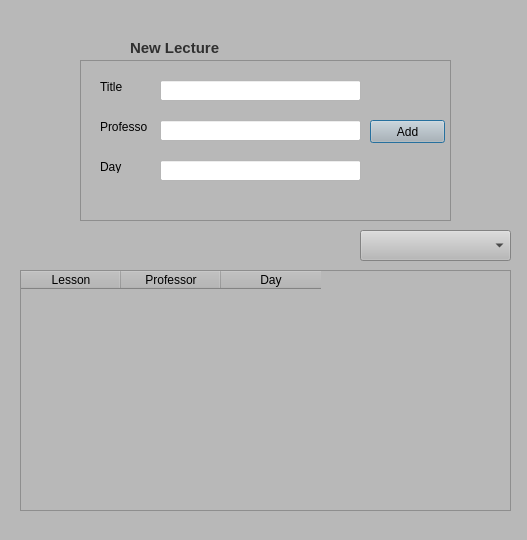
<?xml version="1.0" encoding="UTF-8"?>
<ui version="4.0">
 <class>Dialog</class>
 <widget class="QDialog" name="Dialog">
  <property name="geometry">
   <rect>
    <x>0</x>
    <y>0</y>
    <width>527</width>
    <height>540</height>
   </rect>
  </property>
  <property name="windowTitle">
   <string>Dialog</string>
  </property>
  <property name="styleSheet">
   <string notr="true">background:lightgrey;</string>
  </property>
  <widget class="QFrame" name="frame">
   <property name="geometry">
    <rect>
     <x>-10</x>
     <y>-10</y>
     <width>661</width>
     <height>591</height>
    </rect>
   </property>
   <property name="styleSheet">
    <string notr="true">background:rgb(184,184,184)

;</string>
   </property>
   <property name="frameShape">
    <enum>QFrame::StyledPanel</enum>
   </property>
   <property name="frameShadow">
    <enum>QFrame::Raised</enum>
   </property>
   <widget class="QFrame" name="addForm">
    <property name="geometry">
     <rect>
      <x>90</x>
      <y>70</y>
      <width>371</width>
      <height>161</height>
     </rect>
    </property>
    <property name="styleSheet">
     <string notr="true"/>
    </property>
    <property name="frameShape">
     <enum>QFrame::StyledPanel</enum>
    </property>
    <property name="frameShadow">
     <enum>QFrame::Raised</enum>
    </property>
    <widget class="QPushButton" name="addButton">
     <property name="geometry">
      <rect>
       <x>290</x>
       <y>60</y>
       <width>75</width>
       <height>23</height>
      </rect>
     </property>
     <property name="text">
      <string>Add</string>
     </property>
    </widget>
    <widget class="QLineEdit" name="professor">
     <property name="geometry">
      <rect>
       <x>80</x>
       <y>60</y>
       <width>201</width>
       <height>21</height>
      </rect>
     </property>
     <property name="styleSheet">
      <string notr="true">background:white;</string>
     </property>
    </widget>
    <widget class="QLineEdit" name="day">
     <property name="geometry">
      <rect>
       <x>80</x>
       <y>100</y>
       <width>201</width>
       <height>21</height>
      </rect>
     </property>
     <property name="styleSheet">
      <string notr="true">background:white;</string>
     </property>
    </widget>
    <widget class="QLineEdit" name="title">
     <property name="geometry">
      <rect>
       <x>80</x>
       <y>20</y>
       <width>201</width>
       <height>21</height>
      </rect>
     </property>
     <property name="styleSheet">
      <string notr="true">background:white;</string>
     </property>
    </widget>
    <widget class="QLabel" name="label">
     <property name="geometry">
      <rect>
       <x>20</x>
       <y>20</y>
       <width>47</width>
       <height>13</height>
      </rect>
     </property>
     <property name="text">
      <string>Title</string>
     </property>
    </widget>
    <widget class="QLabel" name="label_2">
     <property name="geometry">
      <rect>
       <x>20</x>
       <y>60</y>
       <width>47</width>
       <height>13</height>
      </rect>
     </property>
     <property name="text">
      <string>Professor</string>
     </property>
    </widget>
    <widget class="QLabel" name="label_3">
     <property name="geometry">
      <rect>
       <x>20</x>
       <y>100</y>
       <width>47</width>
       <height>13</height>
      </rect>
     </property>
     <property name="text">
      <string>Day</string>
     </property>
    </widget>
   </widget>
   <widget class="QLabel" name="label_4">
    <property name="geometry">
     <rect>
      <x>140</x>
      <y>50</y>
      <width>101</width>
      <height>16</height>
     </rect>
    </property>
    <property name="styleSheet">
     <string notr="true">font-weight: bold;
color: rgb(48,48,48);
font-size:15px;</string>
    </property>
    <property name="text">
     <string>New Lecture</string>
    </property>
   </widget>
   <widget class="QComboBox" name="comboBox">
    <property name="geometry">
     <rect>
      <x>370</x>
      <y>240</y>
      <width>151</width>
      <height>31</height>
     </rect>
    </property>
    <item>
     <property name="text">
      <string/>
     </property>
    </item>
    <item>
     <property name="text">
      <string>Monday</string>
     </property>
    </item>
    <item>
     <property name="text">
      <string>Tuesday</string>
     </property>
    </item>
    <item>
     <property name="text">
      <string>Wednesday</string>
     </property>
    </item>
    <item>
     <property name="text">
      <string>Thursday</string>
     </property>
    </item>
    <item>
     <property name="text">
      <string>Friday</string>
     </property>
    </item>
    <item>
     <property name="text">
      <string>AllDays</string>
     </property>
    </item>
   </widget>
   <widget class="QTableWidget" name="table">
    <property name="geometry">
     <rect>
      <x>30</x>
      <y>280</y>
      <width>491</width>
      <height>241</height>
     </rect>
    </property>
    <property name="minimumSize">
     <size>
      <width>351</width>
      <height>0</height>
     </size>
    </property>
    <column>
     <property name="text">
      <string>Lesson</string>
     </property>
    </column>
    <column>
     <property name="text">
      <string>Professor</string>
     </property>
    </column>
    <column>
     <property name="text">
      <string>Day</string>
     </property>
    </column>
   </widget>
  </widget>
 </widget>
 <resources/>
 <connections/>
</ui>
